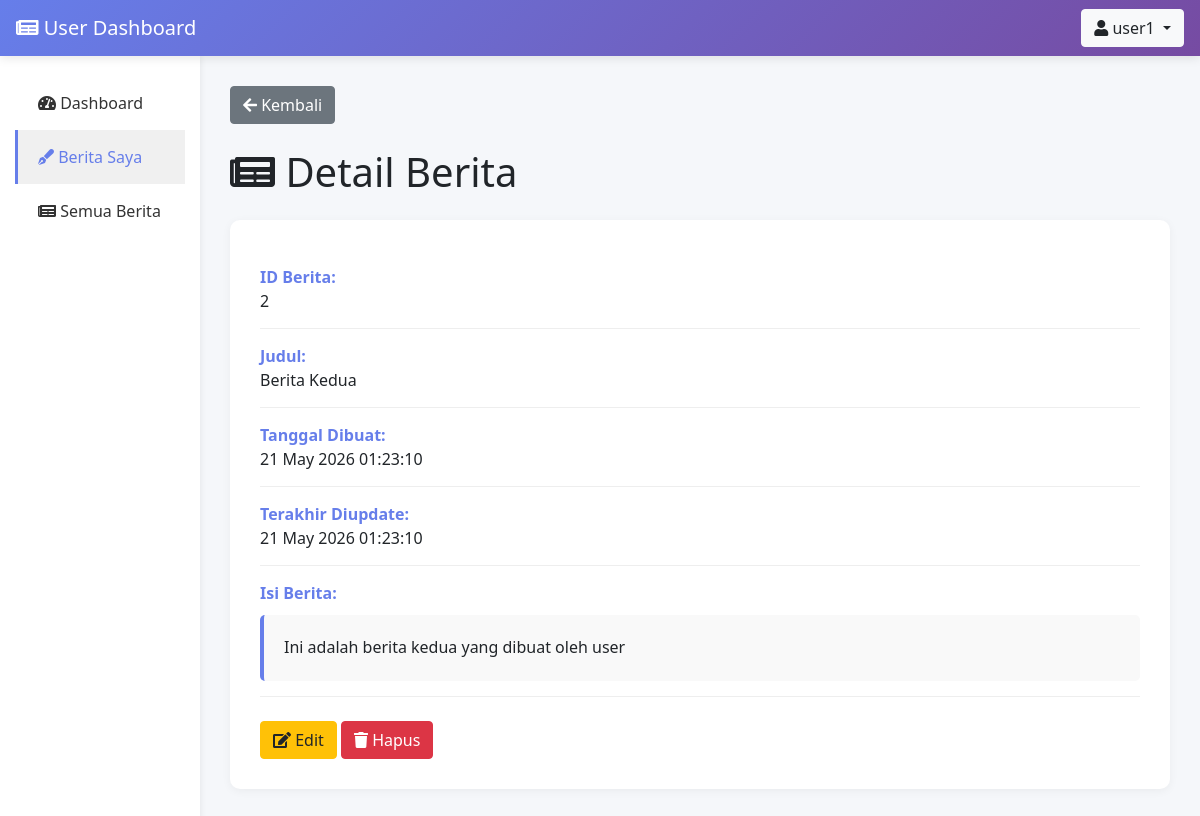
Page /user/berita_detail.php?id=2 (signed in) on the committed database.
### tables this page shows
CREATE TABLE berita (
    id INT PRIMARY KEY AUTO_INCREMENT,
    judul VARCHAR(255) NOT NULL,
    isi TEXT NOT NULL,
    foto VARCHAR(255),
    user_id INT NOT NULL,
    created_at TIMESTAMP DEFAULT CURRENT_TIMESTAMP,
    updated_at TIMESTAMP DEFAULT CURRENT_TIMESTAMP ON UPDATE CURRENT_TIMESTAMP,
    FOREIGN KEY (user_id) REFERENCES users(id) ON DELETE CASCADE
);

### user/berita_detail.php (the view, shortened to what this page needs)
<?php
include '../koneksi.php';
$id = $_GET['id'] ?? '';
$query = "SELECT b.*, u.username FROM berita b JOIN users u ON b.user_id = u.id WHERE b.id = $id AND b.user_id = " . $_SESSION['user_id'];
$result = mysqli_query($koneksi, $query);
$berita = mysqli_fetch_assoc($result);
?>
<!DOCTYPE html>
<html lang="id">
<head>
    <link rel="stylesheet" href="https://stackpath.bootstrapcdn.com/bootstrap/4.5.2/css/bootstrap.min.css">
    <link rel="stylesheet" href="https://cdnjs.cloudflare.com/ajax/libs/font-awesome/5.15.4/css/all.min.css">
</head>
<body>
    <nav class="navbar navbar-dark sticky-top">
        <a class="navbar-brand" href="#">
            <i class="fas fa-newspaper"></i> User Dashboard
        </a>
        <div class="dropdown">
            <button class="btn btn-light dropdown-toggle" type="button" id="dropdownMenuButton" data-toggle="dropdown">
                <i class="fas fa-user"></i> <?php echo $_SESSION['username']; ?>
            </button>
        </div>
    </nav>
    <div class="container-fluid">
        <div class="row">
            <nav class="col-md-2 sidebar">
                <div class="nav flex-column">
                    <a class="nav-link" href="index.php">
                        <i class="fas fa-tachometer-alt"></i> Dashboard
                    </a>
                    <a class="nav-link active" href="berita_saya.php">
                        <i class="fas fa-pen-fancy"></i> Berita Saya
                    </a>
                    <a class="nav-link" href="semua_berita.php">
                        <i class="fas fa-newspaper"></i> Semua Berita
                    </a>
                </div>
            </nav>
            <main class="col-md-10 main-content">
                <div class="mb-4">
                    <a href="berita_saya.php" class="btn btn-secondary">
                        <i class="fas fa-arrow-left"></i> Kembali
                    </a>
                </div>
                <h1 class="mb-4"><i class="fas fa-newspaper"></i> Detail Berita</h1>
                <div class="detail-card">
                    <div class="detail-row">
                        <div class="detail-label">ID Berita:</div>
                        <div><?php echo $berita['id']; ?></div>
                    </div>
                    <div class="detail-row">
                        <div class="detail-label">Judul:</div>
                        <div><?php echo $berita['judul']; ?></div>
                    </div>
                    <div class="detail-row">
                        <div class="detail-label">Tanggal Dibuat:</div>
                        <div><?php echo date('d M Y H:i:s', strtotime($berita['created_at'])); ?></div>
                    </div>
                    <div class="detail-row">
                        <div class="detail-label">Terakhir Diupdate:</div>
                        <div><?php echo date('d M Y H:i:s', strtotime($berita['updated_at'])); ?></div>
                    </div>
                    <div class="detail-row">
                        <div class="detail-label">Isi Berita:</div>
                        <div class="berita-content">
                            <?php echo nl2br($berita['isi']); ?>
                        </div>
                    </div>
                    <div class="mt-4">
                        <a href="berita_edit.php?id=<?php echo $berita['id']; ?>" class="btn btn-warning">
                            <i class="fas fa-edit"></i> Edit
                        </a>
                        <a href="berita_hapus.php?id=<?php echo $berita['id']; ?>" class="btn btn-danger" onclick="return confirm('Yakin ingin hapus?')">
                            <i class="fas fa-trash"></i> Hapus
                        </a>
                    </div>
                </div>
            </main>
        </div>
    </div>
</body>
</html>

### user/berita_detail.php (style rules this page uses)
body { background-color: #f5f7fa; font-family: 'Segoe UI', Tahoma, Geneva, Verdana, sans-serif; }
.navbar { background: linear-gradient(135deg, #667eea 0%, #764ba2 100%); box-shadow: 0 2px 10px rgba(0,0,0,0.1); }
.sidebar { background: white; min-height: 100vh; box-shadow: 2px 0 5px rgba(0,0,0,0.05); padding-top: 20px; }
.sidebar .nav-link { color: #333; padding: 15px 20px; border-left: 3px solid transparent; transition: all 0.3s; }
.sidebar .nav-link:hover, .sidebar .nav-link.active { background-color: #f0f0f0; border-left-color: #667eea; color: #667eea; }
.main-content { padding: 30px; }
.detail-card { background: white; padding: 30px; border-radius: 10px; box-shadow: 0 2px 10px rgba(0,0,0,0.05); }
.detail-row { padding: 15px 0; border-bottom: 1px solid #eee; }
.detail-label { font-weight: bold; color: #667eea; }
.berita-content { background-color: #f9f9f9; padding: 20px; border-radius: 5px; border-left: 4px solid #667eea; margin-top: 10px; line-height: 1.6; }

### rows in the picture
berita: id "2", judul "Berita Kedua", created_at "21 May 2026 01:23:10", updated_at "21 May 2026 01:23:10", isi "Ini adalah berita kedua yang dibuat oleh user"

### other values in the picture
$_SESSION['username'] "user1"
